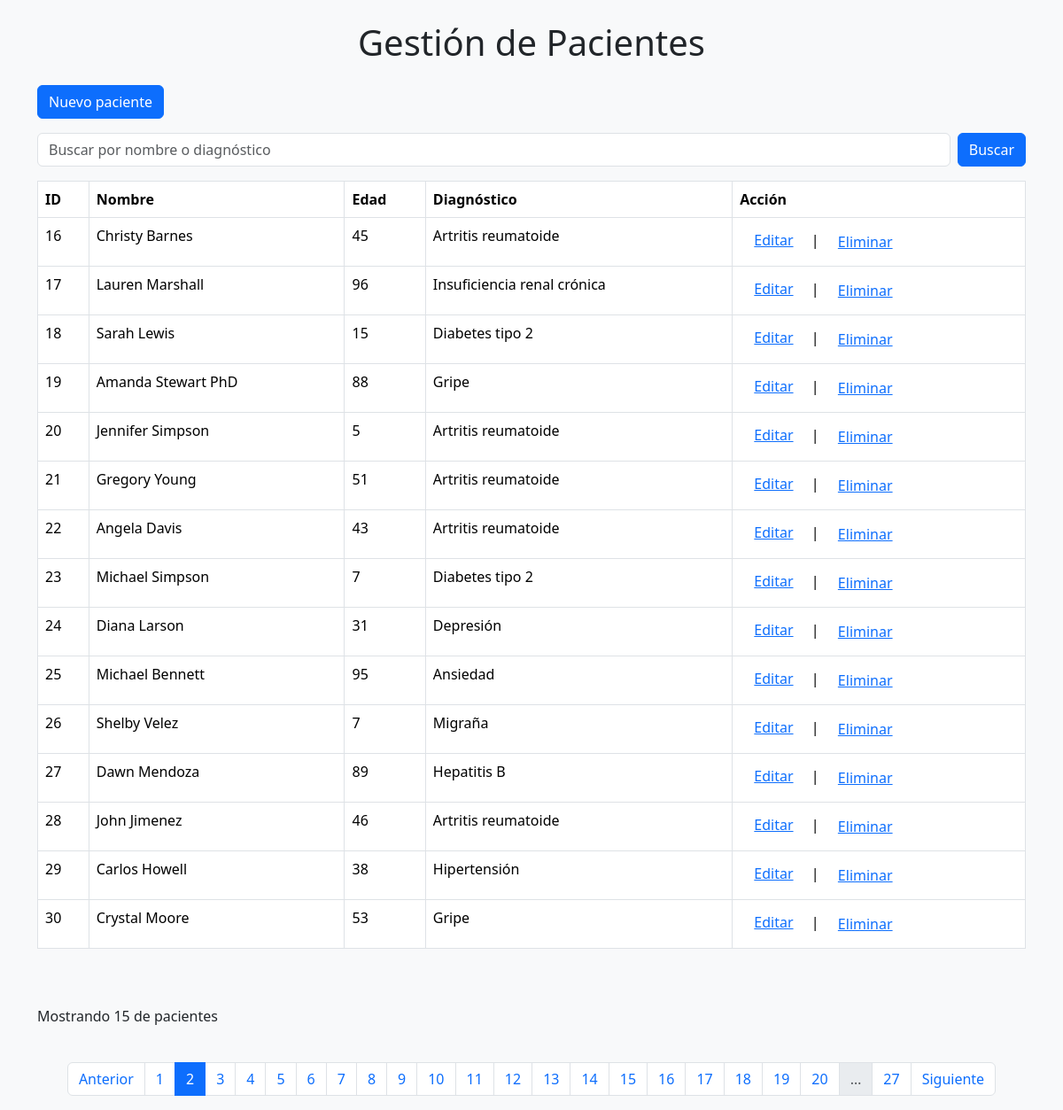
The page /?pagina=2&filtro= (signed in) on the database its author committed.
### tables this page shows
CREATE TABLE Pacientes (
            id INTEGER PRIMARY KEY AUTOINCREMENT,
            nombre TEXT NOT NULL,
            edad INTEGER NOT NULL,
            diagnostico TEXT NOT NULL
        );

### app.py (the view)
@app.route('/')
def index():
    filtro = request.args.get('filtro', '')
    pagina = int(request.args.get('pagina', 1))
    por_pagina = 15
    pacientes, total = db.obtener_pacientes(filtro=filtro, pagina=pagina, por_pagina=por_pagina)
    total_paginas = (total + por_pagina - 1) // por_pagina
    return render_template('index.html', pacientes=pacientes, filtro=filtro, pagina=pagina, total_paginas=total_paginas)

### app.py (called while the page is built)
@app.before_request
def requerir_login():
    rutas_libres = ['login', 'registro', 'static']
    if request.endpoint not in rutas_libres and 'usuario' not in session:
        return redirect(url_for('login'))

### templates/index.html (shortened to what this page needs)
{% extends "base.html" %}
{% block content %}
<a href="{{url_for('nuevo_paciente')}}" class="btn btn-primary mb-3">Nuevo paciente</a>
<form action="{{ url_for('index')}}" method="get" class="mb-3 d-flex">
    <input type="text" name="filtro" class="form-control me-2" placeholder="Buscar por nombre o diagnóstico"
        value="{{ filtro }}">
    <button type="submit" class="btn btn-primary">Buscar</button>
</form>
<table class="table table-bordered">
    <thead>
        <tr>
            <th>ID</th>
            <th>Nombre</th>
            <th>Edad</th>
            <th>Diagnóstico</th>
            <th>Acción</th>
        </tr>
    </thead>
    <tbody>
        {% if pacientes %}
        {% for paciente in pacientes %}
        <tr>
            <td>{{ paciente[0] }}</td>
            <td>{{ paciente[1] }}</td>
            <td>{{ paciente[2] }}</td>
            <td>{{ paciente[3] }}</td>
            <td><a href="{{ url_for('editar_paciente', id=paciente[0]) }}" class="m-3">Editar</a>&nbsp;|&nbsp;
                <form action="{{ url_for('eliminar_paciente', id=paciente[0]) }}" method="post" style="display:inline;"
                    onsubmit="return confirm('¿Estás seguro de que deseas eliminar este paciente?');">
                    <button type="submit" class="btn btn-link">Eliminar</button>
                </form>
            </td>
        </tr>
        {% endfor %}
        {% else %}
        <tr>
            <td colspan="3">No hay pacientes disponibles.</td>
        </tr>
        {% endif %}
    </tbody>
</table>
<br><br>
<p>Mostrando {{ pacientes|length }} de {{ total_pacientes }} pacientes</p><br>
<div class="d-flex justify-content-center">
    <nav aria-label="Paginación">
        <ul class="pagination justify-content-center">
            {% if pagina > 1 %}
            <li class="page-item">
                <a class="page-link" href="{{ url_for('index', pagina=pagina-1, filtro=filtro) }}">Anterior</a>
            </li>
            {% endif %}
            {% set max_paginas_mostrar = 20 %}
            {% set mitad_rango = max_paginas_mostrar // 2 %}
            {% set inicio = pagina - mitad_rango if pagina - mitad_rango > 1 else 1 %}
            {% set fin = inicio + max_paginas_mostrar - 1 %}
            {% if fin > total_paginas %}
            {% set fin = total_paginas %}
            {% set inicio = fin - max_paginas_mostrar + 1 if fin - max_paginas_mostrar + 1 > 1 else 1 %}
            {% endif %}
            {% for p in range(inicio, fin + 1) %}
            <li class="page-item {% if p == pagina %}active{% endif %}">
                <a class="page-link" href="{{ url_for('index', pagina=p, filtro=filtro) }}">{{ p }}</a>
            </li>
            {% endfor %}
            {% if fin < total_paginas %}
            <li class="page-item disabled"><span class="page-link">…</span></li>
            <li class="page-item">
                <a class="page-link"
                    href="{{ url_for('index', pagina=total_paginas, buscar=buscar, filtro=filtro) }}">{{
                    total_paginas }}</a>
            </li>
            {% endif %}
            {% if pagina < total_paginas %}
            <li class="page-item">
            <a class="page-link" href="{{ url_for('index', pagina=pagina+1, filtro=filtro) }}">Siguiente</a>
            </li>
            {% endif %}
        </ul>
    </nav>
</div>
{% endblock %}

### rows shown on the page
Pacientes: id "16", nombre "Christy Barnes", edad "45", diagnostico "Artritis reumatoide"
Pacientes: id "17", nombre "Lauren Marshall", edad "96", diagnostico "Insuficiencia renal crónica"
Pacientes: id "18", nombre "Sarah Lewis", edad "15", diagnostico "Diabetes tipo 2"
Pacientes: id "19", nombre "Amanda Stewart PhD", edad "88", diagnostico "Gripe"
Pacientes: id "20", nombre "Jennifer Simpson", edad "5", diagnostico "Artritis reumatoide"
Pacientes: id "21", nombre "Gregory Young", edad "51", diagnostico "Artritis reumatoide"
Pacientes: id "22", nombre "Angela Davis", edad "43", diagnostico "Artritis reumatoide"
Pacientes: id "23", nombre "Michael Simpson", edad "7", diagnostico "Diabetes tipo 2"
Pacientes: id "24", nombre "Diana Larson", edad "31", diagnostico "Depresión"
Pacientes: id "25", nombre "Michael Bennett", edad "95", diagnostico "Ansiedad"
Pacientes: id "26", nombre "Shelby Velez", edad "7", diagnostico "Migraña"
Pacientes: id "27", nombre "Dawn Mendoza", edad "89", diagnostico "Hepatitis B"
Pacientes: id "28", nombre "John Jimenez", edad "46", diagnostico "Artritis reumatoide"
Pacientes: id "29", nombre "Carlos Howell", edad "38", diagnostico "Hipertensión"
Pacientes: id "30", nombre "Crystal Moore", edad "53", diagnostico "Gripe"

### other values the page prints
{{ pacientes|length }} "15"
{{ p }} "1" "2" "3" "4" "5" "6" "7" "8" "9" "10" "11" "12" "13" "14" "15" "16" "17" "18" "19" "20"
{{ total_paginas }} "27"
